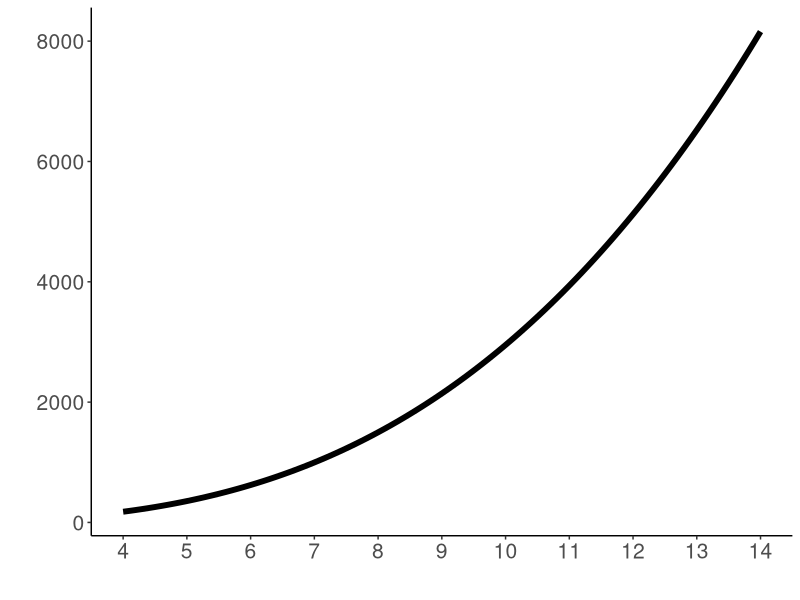

Source code (R):
## ---- chunk 1
knitr::opts_chunk$set(echo = FALSE,warning=FALSE,message=FALSE)

library(tidyverse)
## ---- chunk 2
x=seq(4,14,by=0.1)

y=3*x^3-6*x+10

ggplot()+
  geom_line(aes(x=x,y=y),color="black",linewidth=2)+
  theme_classic()+
  scale_x_continuous(breaks=seq(4,14,by=1))+
  labs(x="",y="")+
  theme(text=element_text(size=19))
  
